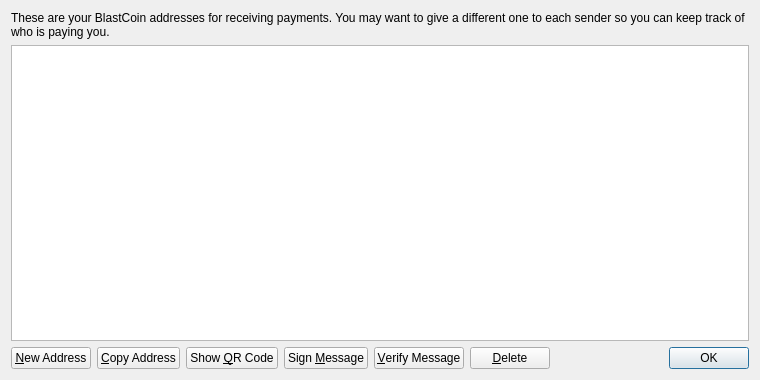
<?xml version="1.0" encoding="UTF-8"?>
<ui version="4.0">
 <class>AddressBookPage</class>
 <widget class="QWidget" name="AddressBookPage">
  <property name="geometry">
   <rect>
    <x>0</x>
    <y>0</y>
    <width>760</width>
    <height>380</height>
   </rect>
  </property>
  <property name="windowTitle">
   <string>Address Book</string>
  </property>
  <layout class="QVBoxLayout" name="verticalLayout">
   <item>
    <widget class="QLabel" name="labelExplanation">
     <property name="text">
      <string>These are your BlastCoin addresses for receiving payments. You may want to give a different one to each sender so you can keep track of who is paying you.</string>
     </property>
     <property name="textFormat">
      <enum>Qt::PlainText</enum>
     </property>
     <property name="wordWrap">
      <bool>true</bool>
     </property>
    </widget>
   </item>
   <item>
    <widget class="QTableView" name="tableView">
     <property name="contextMenuPolicy">
      <enum>Qt::CustomContextMenu</enum>
     </property>
     <property name="toolTip">
      <string>Double-click to edit address or label</string>
     </property>
     <property name="tabKeyNavigation">
      <bool>false</bool>
     </property>
     <property name="alternatingRowColors">
      <bool>true</bool>
     </property>
     <property name="selectionMode">
      <enum>QAbstractItemView::SingleSelection</enum>
     </property>
     <property name="selectionBehavior">
      <enum>QAbstractItemView::SelectRows</enum>
     </property>
     <property name="sortingEnabled">
      <bool>true</bool>
     </property>
     <attribute name="verticalHeaderVisible">
      <bool>false</bool>
     </attribute>
    </widget>
   </item>
   <item>
    <layout class="QHBoxLayout" name="horizontalLayout">
     <item>
      <widget class="QPushButton" name="newAddressButton">
       <property name="toolTip">
        <string>Create a new address</string>
       </property>
       <property name="text">
        <string>&amp;New Address</string>
       </property>
       <property name="icon">
        <iconset resource="../bitcoin.qrc">
         <normaloff>:/icons/add</normaloff>:/icons/add</iconset>
       </property>
      </widget>
     </item>
     <item>
      <widget class="QPushButton" name="copyToClipboard">
       <property name="toolTip">
        <string>Copy the currently selected address to the system clipboard</string>
       </property>
       <property name="text">
        <string>&amp;Copy Address</string>
       </property>
       <property name="icon">
        <iconset resource="../bitcoin.qrc">
         <normaloff>:/icons/editcopy</normaloff>:/icons/editcopy</iconset>
       </property>
      </widget>
     </item>
     <item>
      <widget class="QPushButton" name="showQRCode">
       <property name="text">
        <string>Show &amp;QR Code</string>
       </property>
       <property name="icon">
        <iconset resource="../bitcoin.qrc">
         <normaloff>:/icons/qrcode</normaloff>:/icons/qrcode</iconset>
       </property>
      </widget>
     </item>
     <item>
      <widget class="QPushButton" name="signMessage">
       <property name="toolTip">
        <string>Sign a message to prove you own a BlastCoin address</string>
       </property>
       <property name="text">
        <string>Sign &amp;Message</string>
       </property>
       <property name="icon">
        <iconset resource="../bitcoin.qrc">
         <normaloff>:/icons/edit</normaloff>:/icons/edit</iconset>
       </property>
      </widget>
     </item>
     <item>
      <widget class="QPushButton" name="verifyMessage">
       <property name="toolTip">
        <string>Verify a message to ensure it was signed with a specified BlastCoin address</string>
       </property>
       <property name="text">
        <string>&amp;Verify Message</string>
       </property>
       <property name="icon">
        <iconset resource="../bitcoin.qrc">
         <normaloff>:/icons/transaction_0</normaloff>:/icons/transaction_0</iconset>
       </property>
      </widget>
     </item>
     <item>
      <widget class="QPushButton" name="deleteButton">
       <property name="toolTip">
        <string>Delete the currently selected address from the list</string>
       </property>
       <property name="text">
        <string>&amp;Delete</string>
       </property>
       <property name="icon">
        <iconset resource="../bitcoin.qrc">
         <normaloff>:/icons/remove</normaloff>:/icons/remove</iconset>
       </property>
      </widget>
     </item>
     <item>
      <spacer name="horizontalSpacer">
       <property name="orientation">
        <enum>Qt::Horizontal</enum>
       </property>
       <property name="sizeHint" stdset="0">
        <size>
         <width>40</width>
         <height>20</height>
        </size>
       </property>
      </spacer>
     </item>
     <item>
      <widget class="QDialogButtonBox" name="buttonBox">
       <property name="sizePolicy">
        <sizepolicy hsizetype="Maximum" vsizetype="Fixed">
         <horstretch>0</horstretch>
         <verstretch>0</verstretch>
        </sizepolicy>
       </property>
       <property name="standardButtons">
        <set>QDialogButtonBox::Ok</set>
       </property>
      </widget>
     </item>
    </layout>
   </item>
  </layout>
 </widget>
 <resources>
  <include location="../bitcoin.qrc"/>
 </resources>
 <connections/>
</ui>
